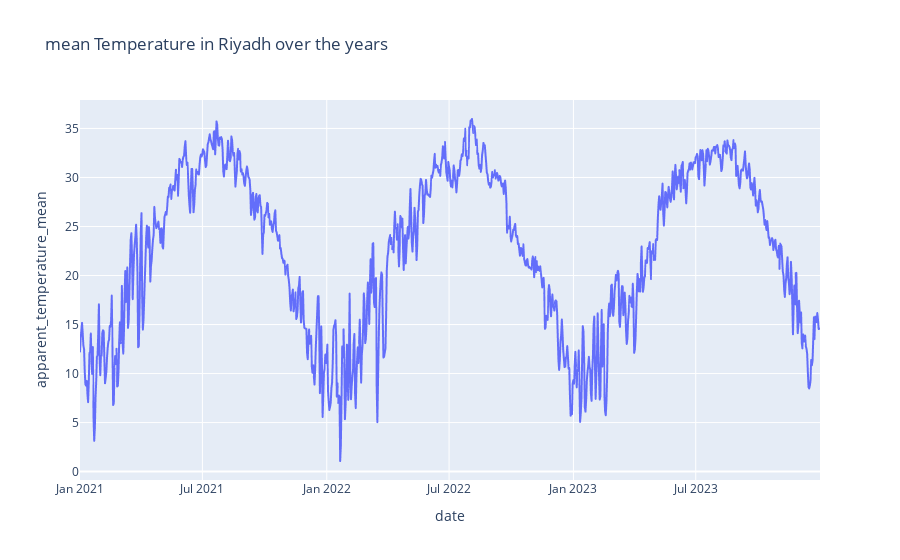

The notebook cell saved with this chart:
### Markdown cell above
all data we have is Numerical, we don't need to describe categorica data

### Code cell
figure = px.line(daily_dataframe, x="date",
                y="apparent_temperature_mean",
                title='mean Temperature in Riyadh over the years')
figure.show()

### Figure 1 — Plotly figure (JSON) as saved in the notebook; plotly's stock layout.template omitted (floating-point values rounded to 4 significant figures; data arrays with more than 128 entries replaced by an {"elided": "..."} marker saying what was removed)
{"data": [{"hovertemplate": "date=%{x}<br>apparent_temperature_mean=%{y}<extra></extra>", "legendgroup": "", "line": {"color": "#636efa", "dash": "solid"}, "marker": {"symbol": "circle"}, "mode": "lines", "name": "", "showlegend": false, "type": "scattergl", "x": {"elided": "1096 str values"}, "xaxis": "x", "y": {"elided": "1096 float values"}, "yaxis": "y"}], "layout": {"legend": {"tracegroupgap": 0}, "title": {"text": "mean Temperature in Riyadh over the years"}, "xaxis": {"anchor": "y", "domain": [0, 1], "title": {"text": "date"}}, "yaxis": {"anchor": "x", "domain": [0, 1], "title": {"text": "apparent_temperature_mean"}}}}
